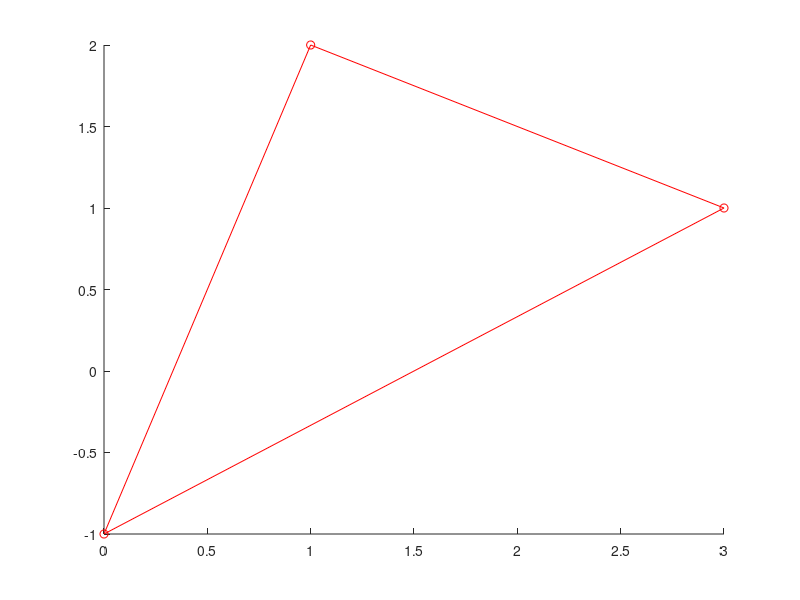

The MATLAB script that drew this image: (Note: this script raises an error after producing the figure.)
function risi_kroznici(T);
% risi_kroznici(T) narise trikotnik ter vcrtano in ocrtano kroznico
% skupaj s srediscema.
% Trikotnik T je podan kot matrika 3x2 tock, prvi stolpec so
% x koordinate.
% T= [ x1 y1; x2 y2; x3 y2]

if nargin < 1
    T = [1 2;3 1;0 -1];
end

clf;

hold on;
plot(T(:,1),T(:,2),'or');
% matriki t dodamo na koncu se enkrat prvo vrstico zato da narisemo poln
% triotnik ukaz plot namrec narise lomljenko med tockami v matriki TT
TT = [T;T(1,:)];
plot(TT(:,1),TT(:,2),'r');
[So,ro] = ocrtana_kroznica(T);
[Sv,rv] = vcrtana_kroznica(T);

%narisemo ocrtano kroznico
fi = linspace(0,2*pi,360);
xo = So(1)+ro*cos(fi);
yo = So(2)+ro*sin(fi);
plot(xo,yo,'g');
plot(So(1),So(2),'xg');

%narisemo vcrtano kroznico
fv = linspace(0,2*pi,360);
xv = Sv(1)+rv*cos(fv);
yv = Sv(2)+rv*sin(fv);
plot(xv,yv,'b');
plot(Sv(1),Sv(2),'xb');

axis equal;
hold off;
end